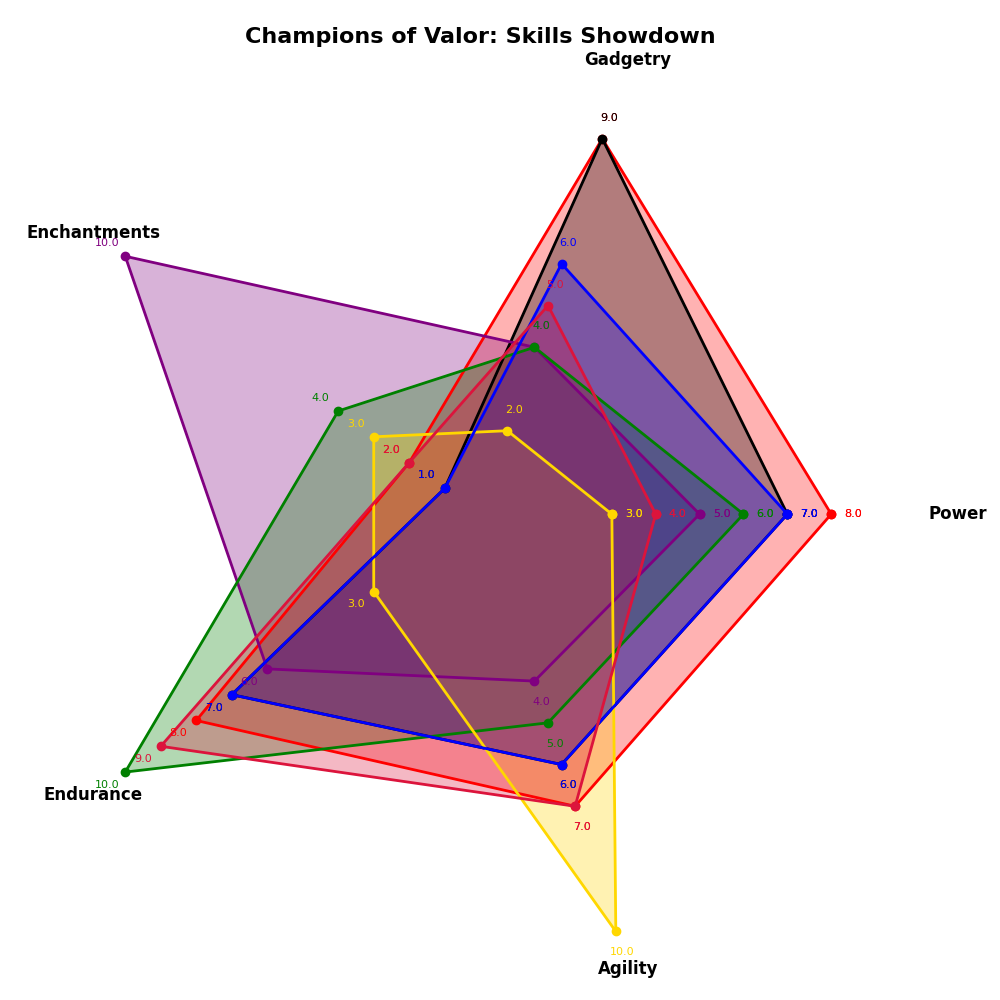

Recreate this plot in Python.
import matplotlib.pyplot as plt
import numpy as np

# Randomly altered names for textual elements
superheroes = [
    "Starlight Warrior", "Night Phantom", "Enigma Sorceress", 
    "Emerald Protector", "Swift Whirlwind", "Azure Storm", "Scarlet Sentinel"
]
categories = ["Power", "Gadgetry", "Enchantments", "Endurance", "Agility"]

capabilities = np.array([
    [8, 9, 2, 8, 7],
    [7, 9, 1, 7, 6],
    [5, 4, 10, 6, 4],
    [6, 4, 4, 10, 5],
    [3, 2, 3, 3, 10],
    [7, 6, 1, 7, 6],  # Azure Storm
    [4, 5, 2, 9, 7]   # Scarlet Sentinel
])

num_vars = len(categories)
angles = np.linspace(0, 2 * np.pi, num_vars, endpoint=False).tolist()
angles += angles[:1]

fig, ax = plt.subplots(figsize=(10, 10), subplot_kw=dict(polar=True))

colors = ["#FF0000", "#000000", "#800080", "#008000", "#FFD700", "#0000FF", "#DC143C"]

for idx, (data, color) in enumerate(zip(capabilities, colors)):
    data = np.concatenate((data, [data[0]]))
    ax.fill(angles, data, color=color, alpha=0.3)
    ax.plot(angles, data, linewidth=2, linestyle='solid', marker='o', color=color)
    for angle, val in zip(angles, data):
        ax.text(angle, val + 0.5, f'{val:.1f}', horizontalalignment='center', verticalalignment='center', fontsize=8, color=color)

ax.set_xticks(angles[:-1])
ax.set_xticklabels(categories, fontsize=12, fontweight='bold')

ax.set_yticks(range(1, 11))
ax.set_yticklabels([])
ax.yaxis.grid(False)
ax.xaxis.grid(False)

ax.set_frame_on(False)
ax.set_title("Champions of Valor: Skills Showdown", fontsize=16, fontweight='bold', va='bottom')

ax.set_facecolor('#f0f0f0')

plt.tight_layout()
plt.show()
